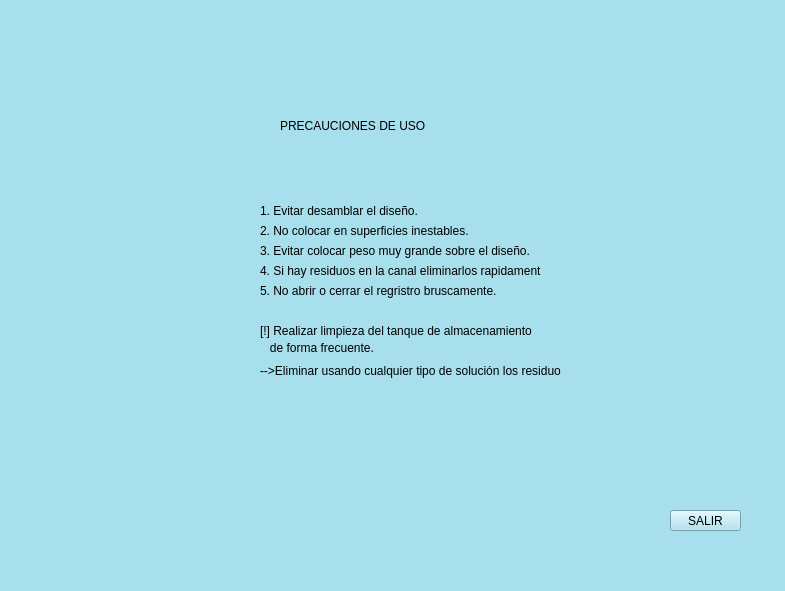
<?xml version="1.0" encoding="UTF-8"?>
<ui version="4.0">
 <class>MainWindow</class>
 <widget class="QMainWindow" name="MainWindow">
  <property name="geometry">
   <rect>
    <x>0</x>
    <y>0</y>
    <width>785</width>
    <height>591</height>
   </rect>
  </property>
  <property name="windowTitle">
   <string>MainWindow</string>
  </property>
  <property name="styleSheet">
   <string notr="true">background-color: rgb(167, 223, 237);</string>
  </property>
  <widget class="QWidget" name="centralwidget">
   <widget class="QLabel" name="label">
    <property name="geometry">
     <rect>
      <x>0</x>
      <y>0</y>
      <width>791</width>
      <height>551</height>
     </rect>
    </property>
    <property name="styleSheet">
     <string notr="true">border-image: url(:/cct/Dash 2.png);</string>
    </property>
    <property name="text">
     <string/>
    </property>
   </widget>
   <widget class="QLabel" name="label_2">
    <property name="geometry">
     <rect>
      <x>280</x>
      <y>100</y>
      <width>241</width>
      <height>51</height>
     </rect>
    </property>
    <property name="styleSheet">
     <string notr="true">font: 18pt &quot;Bahnschrift&quot;;
</string>
    </property>
    <property name="text">
     <string>PRECAUCIONES DE USO</string>
    </property>
   </widget>
   <widget class="QLabel" name="label_3">
    <property name="geometry">
     <rect>
      <x>260</x>
      <y>200</y>
      <width>281</width>
      <height>21</height>
     </rect>
    </property>
    <property name="styleSheet">
     <string notr="true">font: 10pt &quot;Bahnschrift&quot;;
</string>
    </property>
    <property name="text">
     <string>1. Evitar desamblar el diseño.</string>
    </property>
   </widget>
   <widget class="QPushButton" name="Salir">
    <property name="geometry">
     <rect>
      <x>670</x>
      <y>510</y>
      <width>71</width>
      <height>21</height>
     </rect>
    </property>
    <property name="styleSheet">
     <string notr="true">background-color: rgb(167, 223, 237);
font: 8pt &quot;MS Shell Dlg 2&quot;;


border-top-color: rgb(0, 0, 0);
gridline-color: rgb(0, 0, 0);
border-color: rgb(0, 0, 0);</string>
    </property>
    <property name="text">
     <string>SALIR</string>
    </property>
   </widget>
   <widget class="QLabel" name="label_4">
    <property name="geometry">
     <rect>
      <x>260</x>
      <y>220</y>
      <width>281</width>
      <height>21</height>
     </rect>
    </property>
    <property name="styleSheet">
     <string notr="true">font: 10pt &quot;Bahnschrift&quot;;
</string>
    </property>
    <property name="text">
     <string>2. No colocar en superficies inestables.</string>
    </property>
   </widget>
   <widget class="QLabel" name="label_5">
    <property name="geometry">
     <rect>
      <x>260</x>
      <y>240</y>
      <width>281</width>
      <height>21</height>
     </rect>
    </property>
    <property name="styleSheet">
     <string notr="true">font: 10pt &quot;Bahnschrift&quot;;
</string>
    </property>
    <property name="text">
     <string>3. Evitar colocar peso muy grande sobre el diseño.</string>
    </property>
   </widget>
   <widget class="QLabel" name="label_6">
    <property name="geometry">
     <rect>
      <x>260</x>
      <y>260</y>
      <width>281</width>
      <height>21</height>
     </rect>
    </property>
    <property name="styleSheet">
     <string notr="true">font: 10pt &quot;Bahnschrift&quot;;
</string>
    </property>
    <property name="text">
     <string>4. Si hay residuos en la canal eliminarlos rapidamente.</string>
    </property>
   </widget>
   <widget class="QLabel" name="label_8">
    <property name="geometry">
     <rect>
      <x>260</x>
      <y>280</y>
      <width>281</width>
      <height>21</height>
     </rect>
    </property>
    <property name="styleSheet">
     <string notr="true">font: 10pt &quot;Bahnschrift&quot;;
</string>
    </property>
    <property name="text">
     <string>5. No abrir o cerrar el regristro bruscamente.</string>
    </property>
   </widget>
   <widget class="QLabel" name="label_9">
    <property name="geometry">
     <rect>
      <x>260</x>
      <y>320</y>
      <width>281</width>
      <height>21</height>
     </rect>
    </property>
    <property name="styleSheet">
     <string notr="true">font: 10pt &quot;Bahnschrift&quot;;
</string>
    </property>
    <property name="text">
     <string>[!] Realizar limpieza del tanque de almacenamiento</string>
    </property>
   </widget>
   <widget class="QLabel" name="label_10">
    <property name="geometry">
     <rect>
      <x>260</x>
      <y>360</y>
      <width>301</width>
      <height>21</height>
     </rect>
    </property>
    <property name="styleSheet">
     <string notr="true">font: 10pt &quot;Bahnschrift&quot;;
</string>
    </property>
    <property name="text">
     <string>--&gt;Eliminar usando cualquier tipo de solución los residuos.</string>
    </property>
   </widget>
   <widget class="QLabel" name="label_11">
    <property name="geometry">
     <rect>
      <x>260</x>
      <y>340</y>
      <width>281</width>
      <height>16</height>
     </rect>
    </property>
    <property name="styleSheet">
     <string notr="true">font: 10pt &quot;Bahnschrift&quot;;
</string>
    </property>
    <property name="text">
     <string>   de forma frecuente.</string>
    </property>
   </widget>
  </widget>
  <widget class="QMenuBar" name="menubar">
   <property name="geometry">
    <rect>
     <x>0</x>
     <y>0</y>
     <width>785</width>
     <height>21</height>
    </rect>
   </property>
  </widget>
  <widget class="QStatusBar" name="statusbar"/>
 </widget>
 <resources>
  <include location="Segunda.qrc"/>
 </resources>
 <connections/>
</ui>
